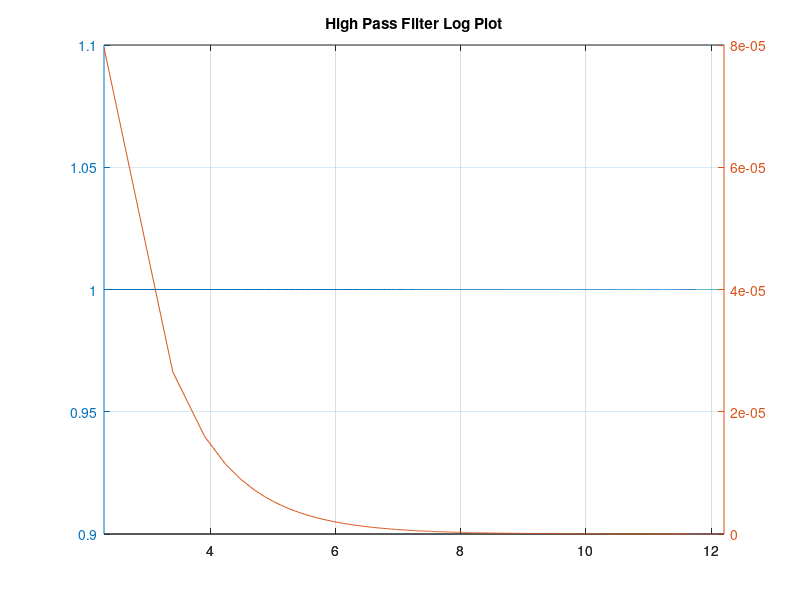

Write the MATLAB code that produced this figure. (Note: this script raises an error after producing the figure.)
M = dlmread('highPassFilterRC.txt', '\t');
M';
x=log(ans(1,:));
y1=ans(2,:);
y2=ans(3,:);
plot = plotyy(x,y1,x,y2,'plot');
grid();
title('High Pass Filter Log Plot','FontWeight','bold');
XLabel('Frequency 2.7^x (Hz)')
axes(plot(1));
YLabel('Magnitude Gain');
axes(plot(2));
YLabel('Phase Shift');